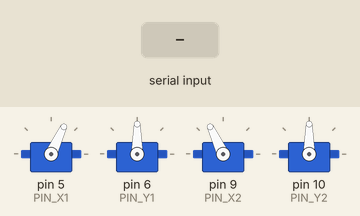
A sketch run on a simulated Arduino Uno, built with avr-gcc and run on an emulated ATmega328P. Parts: 4 × servo. Inputs (shaded band) come from the test bench.

Above: at 1.2 s.
1.3 s: "90,45,200\n" received over Serial
At 2.2 s:
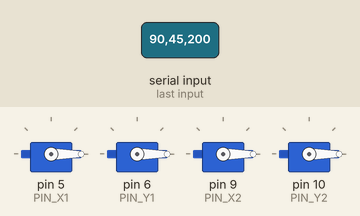
2.8 s: "90,45,200,10\n" received over Serial
At 3.5 s:
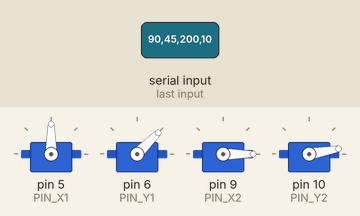
4.3 s: "30,150,10,200\n" received over Serial
At 4.6 s:
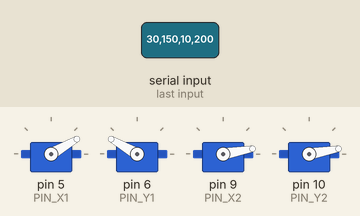
Timing chart, 0 to 7.3 s (numbered marks = the images above; inputs shaded):
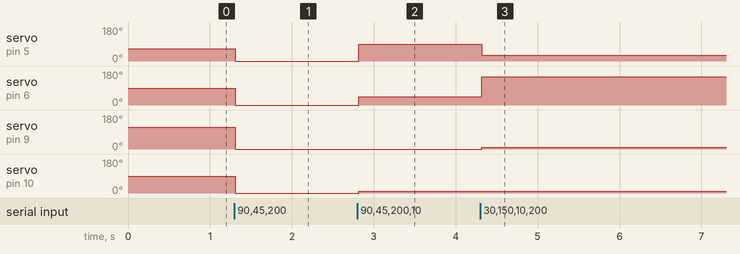

Measured:
- after the input at 1.3 s, servo on pin 5 (PIN_X1): 65° → 0° at once; servo on pin 6 (PIN_Y1), servo on pin 10 (PIN_Y2): 90° → 0° at once; servo on pin 9 (PIN_X2): 115° → 0° at once
- after the input at 2.8 s, servo on pin 5 (PIN_X1): 0° → 90° at once; servo on pin 6 (PIN_Y1): 0° → 45° at once; servo on pin 10 (PIN_Y2): 0° → 10° at once
- after the input at 4.3 s, servo on pin 5 (PIN_X1): 90° → 30° at once; servo on pin 6 (PIN_Y1): 45° → 150° at once; servo on pin 9 (PIN_X2): 0° → 10° at once

The sketch:

arduino_test_code.ino
```cpp
#include <Servo.h>

// Define constants
const int PIN_X1 = 5;
const int PIN_Y1 = 6;
const int PIN_X2 = 9;
const int PIN_Y2 = 10;

const int SERVO_MIN = 0;
const int SERVO_MAX = 180;
const int SERVO_X1_INIT = 65;
const int SERVO_Y1_INIT = 90;
const int SERVO_X2_INIT = 115;
const int SERVO_Y2_INIT = 90;

const int SEARCH_HEIGHT_1 = 30;
const int SEARCH_HEIGHT_2 = 90;
const int SEARCH_HEIGHT_3 = 150;

const int BAUDRATE = 9600;

// Initial settings
Servo servoX1, servoY1, servoX2, servoY2;
int currentX1 = SERVO_X1_INIT, currentY1 = SERVO_Y1_INIT, currentX2 = SERVO_X2_INIT, currentY2 = SERVO_Y2_INIT;
int newX1, newY1, newX2, newY2;
String x1str, y1str, x2str, y2str;
String incomingData;

// Function prototypes
void parseCommand(String data);
void updateServoAngles();
void scanEnvironment(int c1, int c2);

// Setup Function
void setup() {
  Serial.begin(BAUDRATE);
  servoX1.attach(PIN_X1);
  servoY1.attach(PIN_Y1);
  servoX2.attach(PIN_X2);
  servoY2.attach(PIN_Y2);
  servoX1.write(SERVO_X1_INIT);
  servoY1.write(SERVO_Y1_INIT);
  servoX2.write(SERVO_X2_INIT);
  servoY2.write(SERVO_Y2_INIT);
}

// Loop Function
void loop() {
  while (Serial.available()) {
    char c = Serial.read();
    if (c == '\n') {
      parseCommand(incomingData);
      if (newX1 == 1000 && newX2 == 1000) {
        scanEnvironment(newX1, newX2);
      }
      else if (newX1 == 1000) {
        scanEnvironment(1, 0);
      }
      else if (newX2 == 1000) {
        scanEnvironment(0, 1);
      }
      else {
        updateServoAngles();
      }
      incomingData = "";
    } else {
      incomingData += c;
    }
  }
}

// Parse the command string and convert it to angle values
void parseCommand(String data) {
  data.trim();
  int firstComma = data.indexOf(',');
  int secondComma = data.indexOf(',', firstComma + 1);
  int thirdComma = data.indexOf(',', secondComma + 1);
  if (firstComma != -1 && secondComma != -1 && thirdComma != -1) {
    x1str = data.substring(0, firstComma);
    y1str = data.substring(firstComma + 1, secondComma);
    x2str = data.substring(secondComma + 1, thirdComma);
    y2str = data.substring(thirdComma + 1);
    newX1 = x1str.toInt();
    newY1 = y1str.toInt();
    newX2 = x2str.toInt();
    newY2 = y2str.toInt();
  }
}

// Update the servo angles only if they differ from the current ones
void updateServoAngles() {
  if (newX1 != currentX1 && newX1 >= SERVO_MIN && newX1 <= SERVO_MAX) {
    servoX1.write(newX1);
    currentX1 = newX1;
  }
  if (newY1 != currentY1  && newY1 >= SERVO_MIN && newY1 <= SERVO_MAX) {
    servoY1.write(newY1);
    currentY1 = newY1;
  }
  if (newX2 != currentX2 && newX2 >= SERVO_MIN && newX2 <= SERVO_MAX) {
    servoX2.write(newX2);
    currentX2 = newX2;
  }
  if (newY2 != currentY2  && newY2 >= SERVO_MIN && newY2 <= SERVO_MAX) {
    servoY2.write(newY2);
    currentY2 = newY2;
  }
}

// Scan the environment
void scanEnvironment(int c1, int c2) {
  if (c1 && c2) {
    servoY1.write(SEARCH_HEIGHT_1);
    servoY2.write(SEARCH_HEIGHT_1);
    for (int pos = 0; pos <= 180; pos++) {
      servoX1.write(pos);
      servoX2.write(pos);
      delay(150);
    }
    servoY1.write(SEARCH_HEIGHT_2);
    servoY2.write(SEARCH_HEIGHT_2);
    for (int pos = 180; pos >= 0; pos--) {
      servoX1.write(pos);
      servoX2.write(pos);
      delay(150);
    }
    servoY1.write(SEARCH_HEIGHT_3);
    servoY2.write(SEARCH_HEIGHT_3);
    for (int pos = 0; pos <= 180; pos++) {
      servoX1.write(pos);
      servoX2.write(pos);
      delay(150);
    }
    servoX1.write(SERVO_X1_INIT);
    servoY1.write(SERVO_Y1_INIT);
    servoX2.write(SERVO_X2_INIT);
    servoY2.write(SERVO_Y2_INIT);
  }
  else if (c1) {
    servoY1.write(newY1);
    for (int pos = 0; pos <= 180; pos++) {
      servoX1.write(pos);
      delay(50);
    }
    servoX1.write(SERVO_X1_INIT);
  }
  else if (c2) {
    servoY2.write(newY2);
    for (int pos = 0; pos <= 180; pos++) {
      servoX2.write(pos);
      delay(50);
    }
    servoX2.write(SERVO_X2_INIT);
  }
}
```
